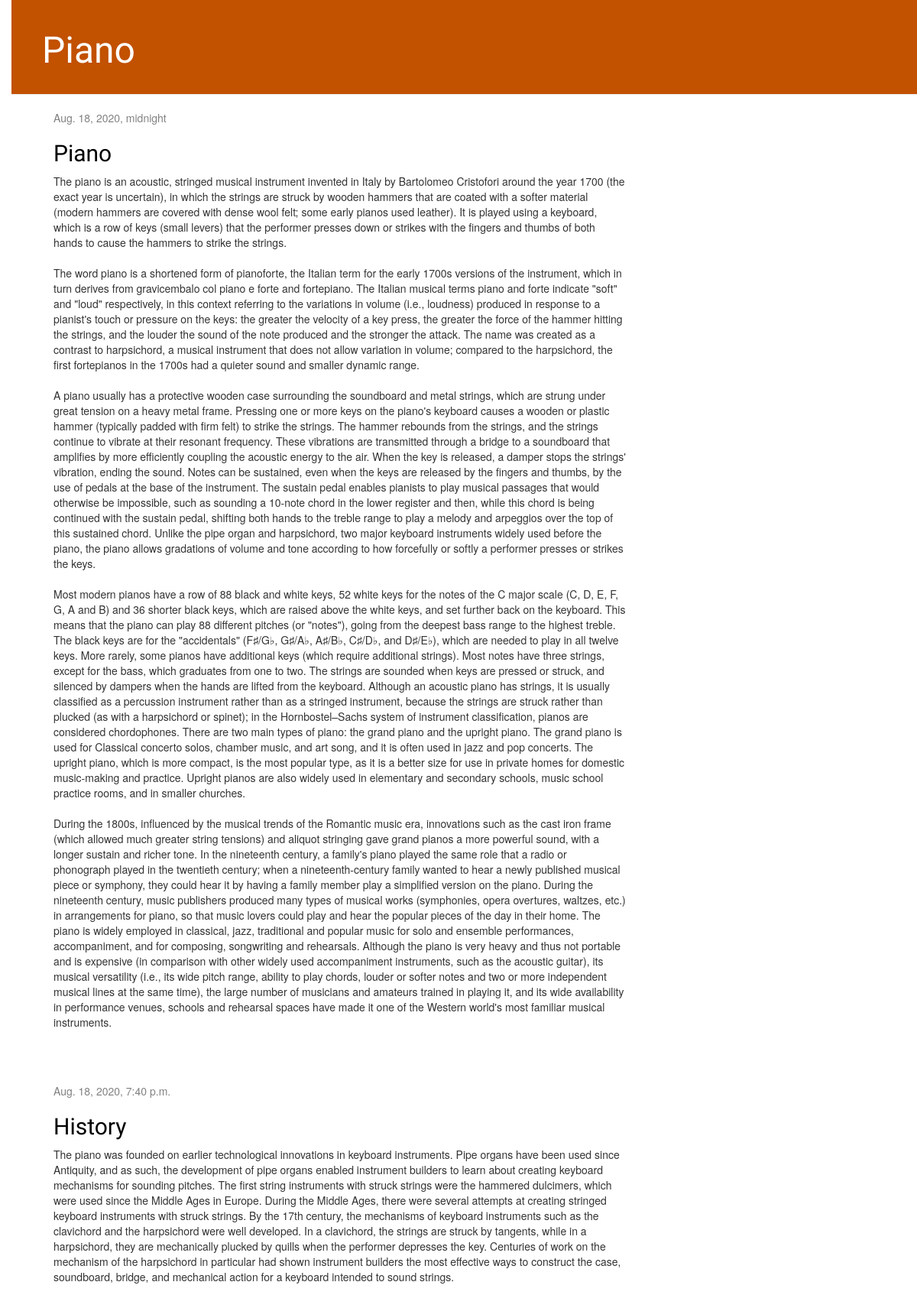
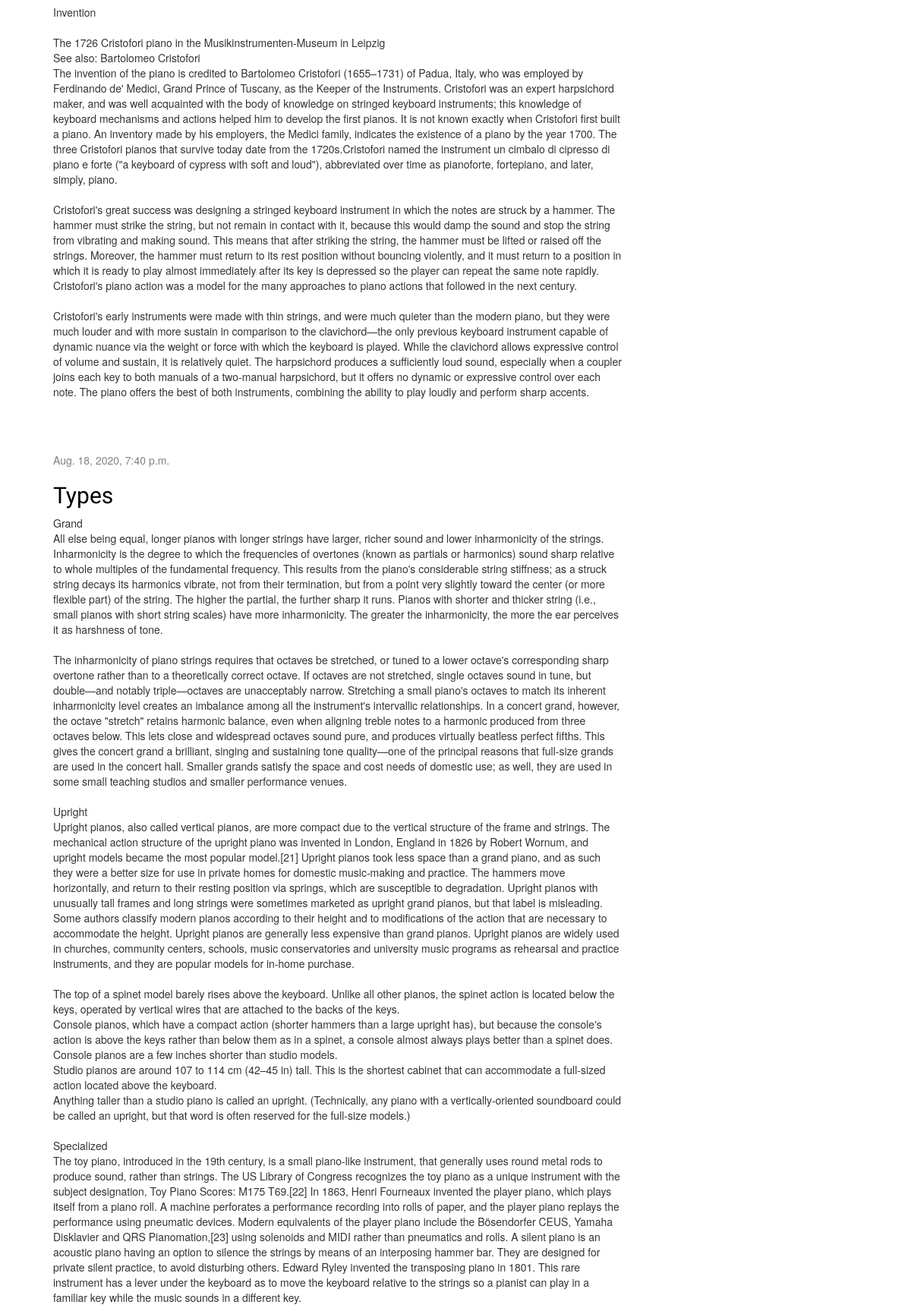
The page / (upper part) on the database its author committed (2 pictures, top to bottom).
### blog/models.py (models this page shows, shortened)
class Post(models.Model):
    author = models.ForeignKey(settings.AUTH_USER_MODEL, on_delete=models.CASCADE)
    title = models.CharField(max_length=200)
    text = models.TextField()
    created_date = models.DateTimeField(default=timezone.now)
    published_date = models.DateTimeField(blank=True, null=True)

### blog/views.py (the view)
# urls.py: path('', views.post_list, name='post_list'),
def post_list(request):
    posts = Post.objects.filter(published_date__lte=timezone.now()).order_by('published_date')
    return render(request, 'blog/post_list.html', {'posts': posts})

### blog/templates/blog/post_list.html
{% extends 'blog/base.html' %}
{% block content %}
{% for post in posts %}
    <div class="post">
        <div class="date">
            {{ post.published_date }}
        </div>
        <h2><a href="{% url 'post_detail' pk=post.pk %}">{{ post.title }}</a></h2>
        <p>{{ post.text|linebreaksbr }}</p>
    </div>
{% endfor %}
{% endblock %}

### blog/templates/blog/base.html (shortened to what this page needs)
{% load static %}
<html>
    <head>
        <link rel="stylesheet" href="//maxcdn.bootstrapcdn.com/bootstrap/3.2.0/css/bootstrap.min.css">
        <link rel="stylesheet" href="//maxcdn.bootstrapcdn.com/bootstrap/3.2.0/css/bootstrap-theme.min.css">
        <link rel="stylesheet" href="{% static 'css/blog.css' %}">
    </head>
   <body>
    <div class="page-header">
        <h1><a href="/">Piano</a></h1>
    </div>
    <div class="content container">
        <div class="row">
            <div class="col-md-8">
            {% block content %}
            {% endblock %}
            </div>
        </div>
    </div>
</body>
</html>

### blog/static/css/blog.css (style rules this page uses)
h1 a, h2 a { color: #FF8833; font-family: 'Lobster'; }
body { padding-left: 15px; }
.page-header { background-color: #C25100; margin-top: 0; padding: 20px 20px 20px 40px; }
.page-header h1, .page-header h1 a, .page-header h1 a:visited, .page-header h1 a:active { color: #ffffff; font-size: 36pt; text-decoration: none; }
.content { margin-left: 40px; }
h1, h2, h3, h4 { font-family: 'Lobster', cursive; }
.date { color: #828282; }
.post { margin-bottom: 70px; }
.post h2 a, .post h2 a:visited { color: #000000; }

### rows shown on the page
Post: published_date "Aug. 18, 2020, midnight", title "Piano", text "The piano is an acoustic, stringed musical instrument invented in Italy by Bartolomeo Cristofori around the year 1700 (the exact year is uncertain), in which the strings are struck by wooden hammers that are coated with a softer material (modern hammers are covered with dense wool felt; some early pianos used leather). It is played using a keyboard, which is a row of keys (small levers) that the performer presses down or strikes with the fingers and thumbs of both hands to cause the hammers to strike the strings. The word piano is a shortened form of pianoforte, the Italian term for the early 1700s versions of the instrument, which in turn derives from gravicembalo col piano e forte and…"
Post: published_date "Aug. 18, 2020, 7:40 p.m.", title "History", text "The piano was founded on earlier technological innovations in keyboard instruments. Pipe organs have been used since Antiquity, and as such, the development of pipe organs enabled instrument builders to learn about creating keyboard mechanisms for sounding pitches. The first string instruments with struck strings were the hammered dulcimers, which were used since the Middle Ages in Europe. During the Middle Ages, there were several attempts at creating stringed keyboard instruments with struck strings. By the 17th century, the mechanisms of keyboard instruments such as the clavichord and the harpsichord were well developed. In a clavichord, the strings are struck by tangents, while in a…"
Post: published_date "Aug. 18, 2020, 7:40 p.m.", title "Types", text "Grand All else being equal, longer pianos with longer strings have larger, richer sound and lower inharmonicity of the strings. Inharmonicity is the degree to which the frequencies of overtones (known as partials or harmonics) sound sharp relative to whole multiples of the fundamental frequency. This results from the piano's considerable string stiffness; as a struck string decays its harmonics vibrate, not from their termination, but from a point very slightly toward the center (or more flexible part) of the string. The higher the partial, the further sharp it runs. Pianos with shorter and thicker string (i.e., small pianos with short string scales) have more inharmonicity. The greater the…"
